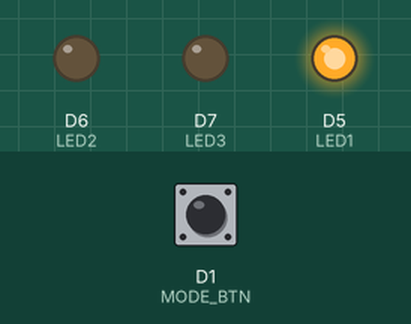
This sketch was run on a simulated ESP8266 (NodeMCU). On the bench: output pins drawn as LEDs (lit = HIGH). The test bench sets the inputs (shaded band); at power-on: D1 (MODE_BTN) HIGH. WiFi joins after 1.5 s; servers stay silent unless stated; what the sketch prints to the serial monitor is not drawn.

Above: at 3.2 s.
3.3 s: D1 (MODE_BTN) pulled LOW for 1 s
At 4.9 s:
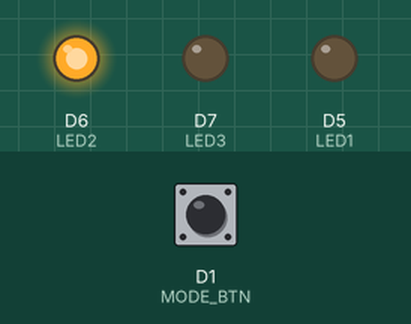
5.8 s: D1 (MODE_BTN) pulled LOW for 0.15 s
At 6.5 s:
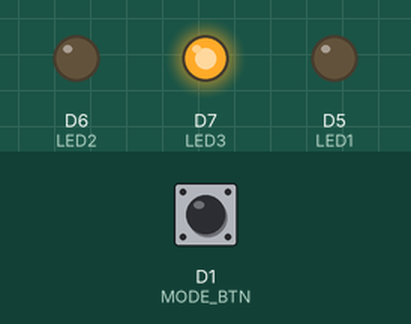
7.4 s: D1 (MODE_BTN) driven LOW
At 7.8 s:
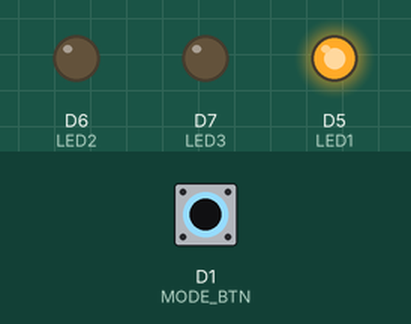
Timing chart, 0 to 10.4 s (numbered marks = the images above; inputs shaded):
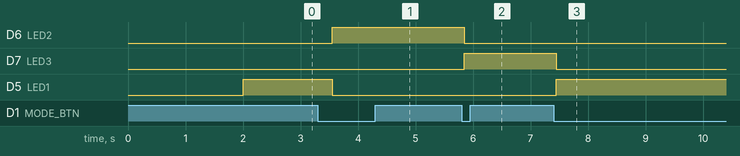

Measured:
- after the input at 3.3 s, D6 (LED2): LOW → HIGH after 0.25 s; D5 (LED1): HIGH → LOW after 0.25 s
- after the input at 5.8 s, D6 (LED2): HIGH → LOW after 0.05 s; D7 (LED3): LOW → HIGH after 0.05 s
- after the input at 7.4 s, D7 (LED3): HIGH → LOW after 0.05 s; D5 (LED1): LOW → HIGH after 0.05 s

The sketch:

nodemcu_4mode_RSSI.ino
```cpp
#include <ESP8266WiFi.h>

/* ================= CONFIG ================= */

#define MODE_BTN D1

#define LED1 D5
#define LED2 D6
#define LED3 D7
// D8 NOT USED (BOOT PIN)

#define WIFI_COUNT 6
#define WIFI_TRY_TIME 15000   // 15 sec safe

const char* ssids[WIFI_COUNT] = {
  "COFE_A",
  "COFE_B",
  "COFE_C",
  "COFE_D",
  "COFE_E",
  "COFE_8451F"
};

const char* passwords[WIFI_COUNT] = {
  "COFE_12345A",
  "COFE12345B",
  "COFE12345C",
  "COFE12345D",
  "COFE12345E",
  "12345678"
};

/* ================= VARS ================= */

int mode = 1;
bool lastBtn = HIGH;

int wifiIndex = 0;
unsigned long wifiStartTime = 0;
bool wifiTrying = false;

/* ================= LED ================= */

void setLEDs() {
  digitalWrite(LED1, mode == 1);
  digitalWrite(LED2, mode == 2);
  digitalWrite(LED3, mode == 3);
}

/* ================= WIFI ================= */

void startWiFi() {
  Serial.println("\n WiFi START");

  WiFi.mode(WIFI_STA);
  WiFi.setSleepMode(WIFI_NONE_SLEEP);
  WiFi.disconnect();   // <<< IMPORTANT FIX

  wifiIndex = 0;
  wifiTrying = false;
}

void wifiTask() {

  //  CONNECTED
  if (WiFi.status() == WL_CONNECTED) {
    static unsigned long logT = 0;
    if (millis() - logT > 3000) {
      Serial.print(" CONNECTED → ");
      Serial.print(WiFi.SSID());
      Serial.print(" | IP: ");
      Serial.print(WiFi.localIP());
      Serial.print(" | RSSI: ");
      Serial.print(WiFi.RSSI());
      Serial.println(" dBm");
      logT = millis();
    }
    return;
  }

  //  START TRY
  if (!wifiTrying) {
    Serial.print("\n➡ Trying WiFi: ");
    Serial.println(ssids[wifiIndex]);

    WiFi.begin(ssids[wifiIndex], passwords[wifiIndex]);
    wifiStartTime = millis();
    wifiTrying = true;
    return;
  }

  //  WAIT
  if (millis() - wifiStartTime < WIFI_TRY_TIME) {
    Serial.print(".");
    delay(300);
    return;
  }

  //  FAILED → NEXT
  Serial.println("\n Failed, switching AP");

  WiFi.disconnect();
  delay(500);

  wifiIndex++;
  if (wifiIndex >= WIFI_COUNT) wifiIndex = 0;

  wifiTrying = false;
}

/* ================= SETUP ================= */

void setup() {
  Serial.begin(115200);
  delay(2000);

  pinMode(MODE_BTN, INPUT_PULLUP);

  pinMode(LED1, OUTPUT);
  pinMode(LED2, OUTPUT);
  pinMode(LED3, OUTPUT);

  Serial.println("\n NODEMCU BOOT");
  Serial.println("MODE 1 = WIFI ON");

  startWiFi();
  setLEDs();
}

/* ================= LOOP ================= */

void loop() {

  bool btn = digitalRead(MODE_BTN);

  if (lastBtn == HIGH && btn == LOW) {
    delay(50);
    mode++;
    if (mode > 3) mode = 1;

    Serial.print("\n MODE = ");
    Serial.println(mode);

    if (mode == 1) startWiFi();
    else if (mode == 2) {
      Serial.println(" WiFi OFF");
      WiFi.disconnect();
      WiFi.mode(WIFI_OFF);
    }
    else if (mode == 3) {
      Serial.println(" Light Sleep");
      WiFi.setSleepMode(WIFI_LIGHT_SLEEP);
    }

    setLEDs();
  }

  lastBtn = btn;

  if (mode == 1) wifiTask();
}
```
